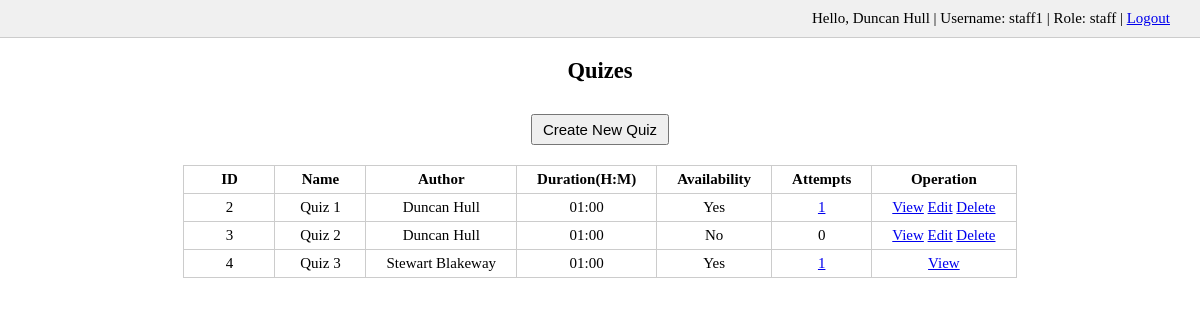
Page /quizapp/quiz.php (signed in) on the committed database.
### tables this page shows
CREATE TABLE `quiz` (
  `id` int UNSIGNED NOT NULL,
  `name` varchar(1024) NOT NULL,
  `author_id` int UNSIGNED NOT NULL,
  `is_available` tinyint(1) NOT NULL DEFAULT '0',
  `duration` int UNSIGNED NOT NULL
);

CREATE TABLE `user` (
  `username` varchar(255) NOT NULL,
  `password` varchar(255) NOT NULL,
  `firstname` varchar(255) NOT NULL,
  `lastname` varchar(255) NOT NULL,
  `is_staff` tinyint(1) NOT NULL DEFAULT '0'
);

### quizapp/quiz.php (the view, shortened to what this page needs)
<?php
require_once './utility.php';
?>
<!DOCTYPE html>
<html lang="en">
<head>
    <link rel="stylesheet" type="text/css" href="<?php echo $pwd . 'css/style.css' ?>">
</head>
<body>
    <h1>Quizes</h1>
    <?php showQuizePage() ?>
</body>
</html>
<?php
function showQuizePage()
{
    $isStaff = $_SESSION['isStaff'];
    if ($isStaff) {
        echo '<p><a href="' . $GLOBALS['pwd'] . 'quizEditor.php"><button>Create New Quiz</button></a></p>';
    }
    if ($isStaff) {
        $stmt = execSQL(
            $GLOBALS['pdo'],
            'SELECT quiz.id, name, author_id, firstname, lastname, duration, is_available FROM quiz
            INNER JOIN staff ON author_id = staff.id
            INNER JOIN user ON staff.username = user.username'
        );
    }
    if ($stmt->rowCount() === 0) {
        echo '<p>No quizes available.</p>';
    } else {
        renderQuizTable($stmt);
    }
}
function renderQuizTable($stmt)
{
    $isStaff = $_SESSION['isStaff'];
    echo '<table align="center"><tr>';
    echo '<th>ID</th>';
    echo '<th>Name</th>';
    echo '<th>Author</th>';
    echo '<th>Duration(H:M)</th>';
    if ($isStaff) {
        echo '<th>Availability</th>';
        echo '<th>Attempts</th>';
    }
    echo '<th>Operation</th>';
    echo '</tr>';
    while ($row = $stmt->fetch()) {
        echo '<tr>';
        echo '<td>' . $row['id'] . '</td>';
        echo '<td>' . $row['name'] . '</td>';
        echo '<td>' . $row['firstname'] . ' ' . $row['lastname'] . '</td>';
        echo '<td>' . minutesToTime($row['duration']) . '</td>';
        if ($isStaff) {
            echo '<td>' . ($row['is_available'] ? 'Yes' : 'No') . '</td>';
            $attempts = execSQL(
                $GLOBALS['pdo'],
                'SELECT COUNT(*) FROM attempt WHERE quiz_id = :quizId',
                ['quizId' => $row['id']]
            )->fetchColumn();
            echo '<td>';
            if ($attempts > 0) {
                echo '<a href="' . $GLOBALS['pwd'] . 'attempts.php?id=' . $row['id'] . '">' . $attempts . '</a>';
            } else {
                echo $attempts;
            }
            echo '</td>';
        }
        if ($isStaff) {
            echo '<td><a href="' . $GLOBALS['pwd'] . 'quizRoom.php?id=' . $row['id'] . '">View</a>';
            if ($_SESSION['id'] === $row['author_id']) {
                echo ' <a href="' . $GLOBALS['pwd'] . 'quizEditor.php?id=' . $row['id'] . '">Edit</a>
                    <a href="' . $_SERVER['PHP_SELF'] . '?id=' . $row['id'] . '&action=delete">Delete</a>';
            }
            echo '</td>';
        } else {
            echo '<td><a href="' . $GLOBALS['pwd'] . 'quizRoom.php?id=' . $row['id'] . '">' . (isset($row['date']) ? 'View' : 'Start') . '</a></td>';
        }
        echo '</tr>';
    }
    echo '</table>';
}
?>

### quizapp/css/style.css (style rules this page uses)
* { font-size: 15px; }
body { text-align: center; padding: 0; margin: 0; }
h1 { font-size: 1.5em; padding: 20px 0 10px 0; margin: 0; }
button, input[type="submit"], input[type="reset"], input[type="button"] { padding: 5px 10px; margin: 5px 10px; }
table { margin-top: 10px; border-collapse: collapse; }
td, th { min-width: 50px; border: 1px solid #ccc; padding: 5px 20px; }

### rows in the picture
quiz: id "2", name "Quiz 1", user.firstname "Duncan", user.lastname "Hull", duration "01:00", is_available "Yes", attempts "1"
quiz: id "3", name "Quiz 2", user.firstname "Duncan", user.lastname "Hull", duration "01:00", is_available "No", attempts "0"
quiz: id "4", name "Quiz 3", user.firstname "Stewart", user.lastname "Blakeway", duration "01:00", is_available "Yes", attempts "1"

### other values in the picture
$_SESSION['firstname'] "Duncan"
$_SESSION['lastname'] "Hull"
$_SESSION['username'] "staff1"
